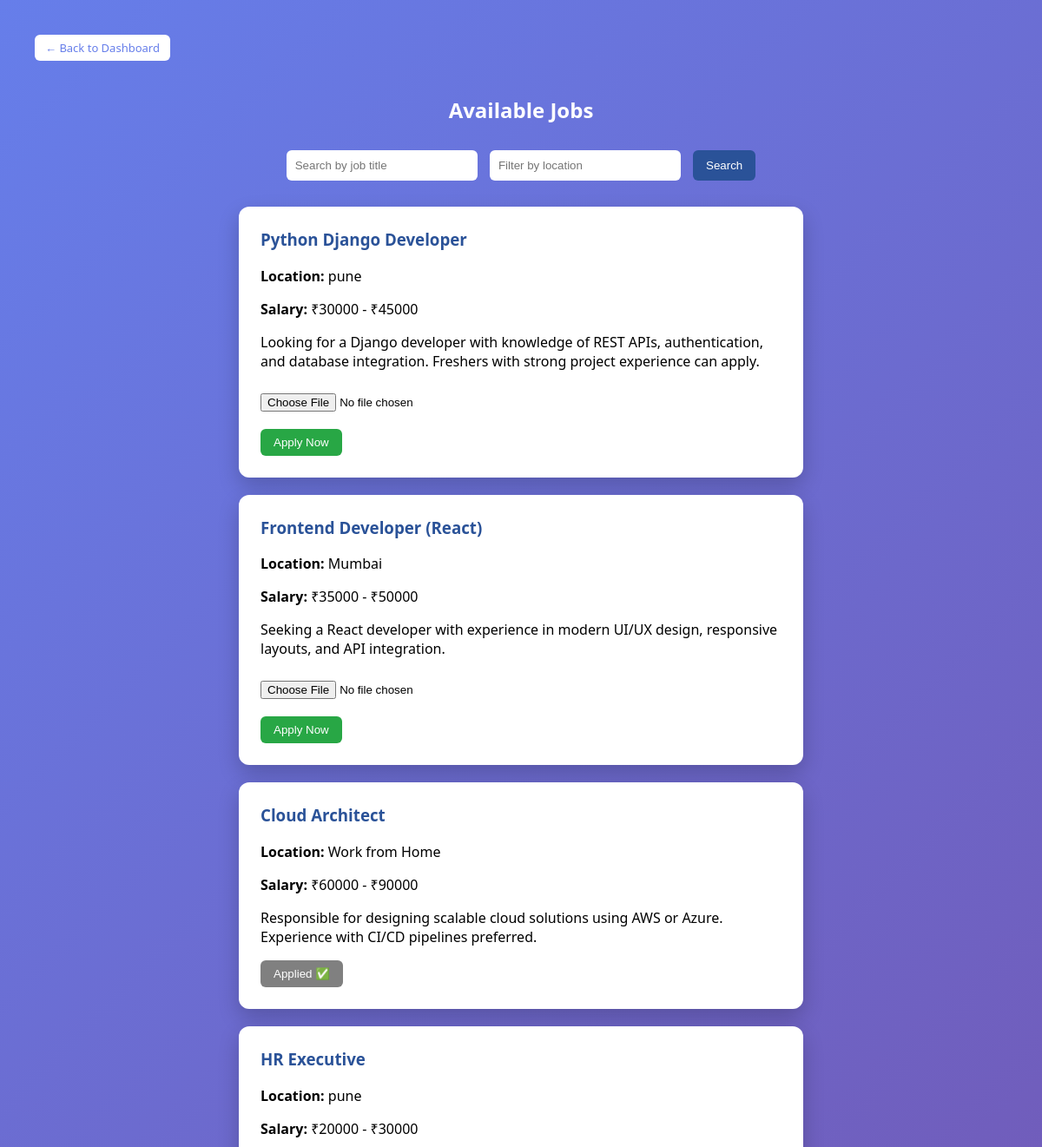
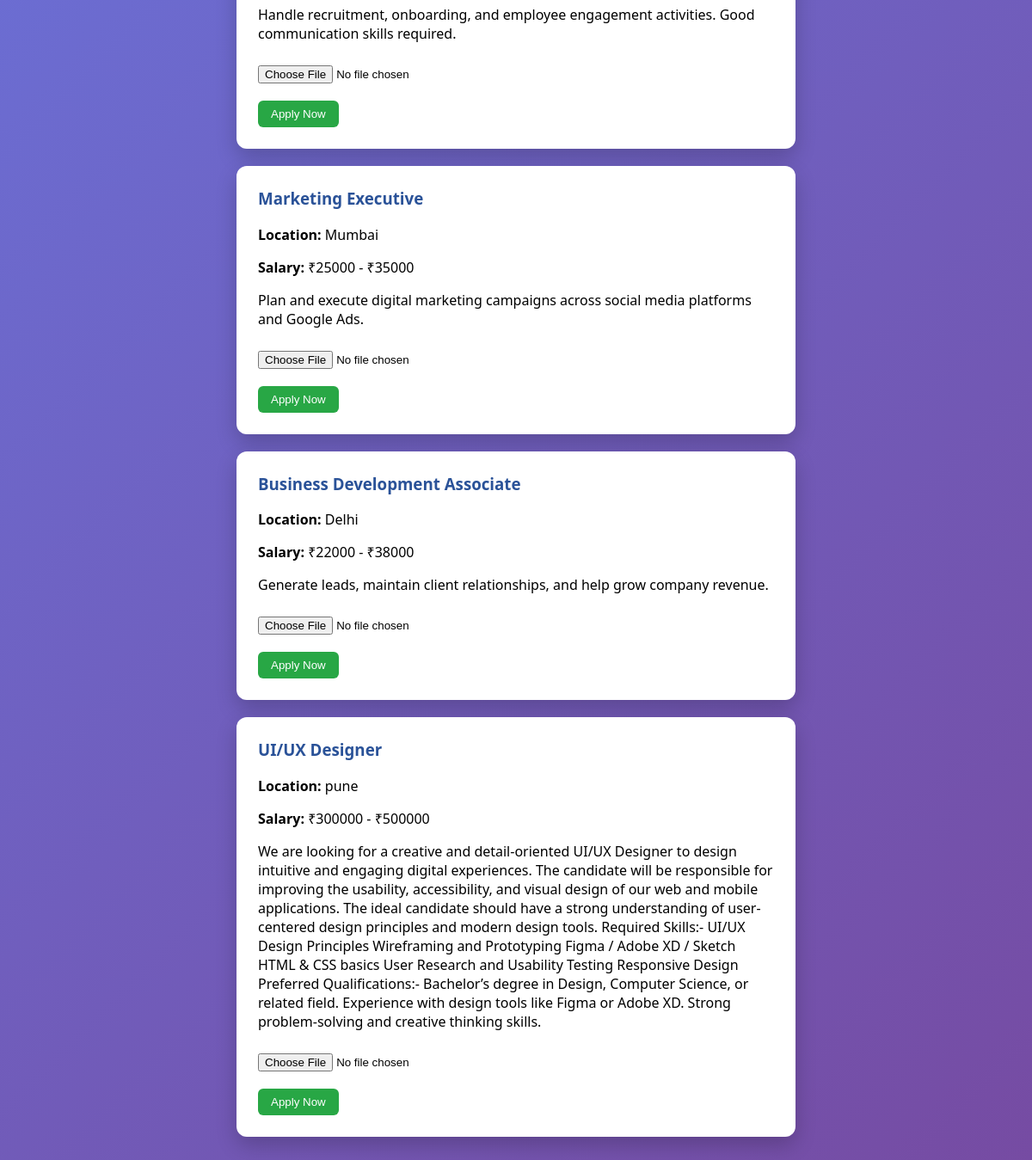
The page /view-jobs/ (signed in) on the database its author committed (2 pictures, top to bottom).
### jobs/models.py (models this page shows, shortened)
class Job(models.Model):
    company = models.ForeignKey(User, on_delete=models.CASCADE)
    title = models.CharField(max_length=200)
    description = models.TextField()
    salary_min = models.IntegerField()
    salary_max = models.IntegerField()
    location = models.CharField(max_length=100)
    created_at = models.DateTimeField(auto_now_add=True)

### accounts/views.py (the view)
# urls.py: path("view-jobs/", views.view_jobs, name="view_jobs"),
@login_required
def view_jobs(request):
    jobs = Job.objects.all()
    search_query = request.GET.get("search")
    location_filter = request.GET.get("location")
    if search_query:
        jobs = jobs.filter(title__icontains=search_query)
    if location_filter:
        jobs = jobs.filter(location__icontains=location_filter)
    applied_jobs = Application.objects.filter(
        candidate=request.user
    ).values_list("job_id", flat=True)
    return render(request, "accounts/view_jobs.html", {
        "jobs": jobs,
        "applied_jobs": applied_jobs
    })

### templates/accounts/view_jobs.html (shortened to what this page needs)
<!DOCTYPE html>
<html>
<head>
</head>
<body>
<a href="{% url 'candidate_dashboard' %}"
   style="
   background:white;
   color:#667eea;
   padding:6px 12px;
   border-radius:6px;
   text-decoration:none;
   font-size:13px;
   display:inline-block;
   margin-bottom:20px;
   ">
   ← Back to Dashboard
</a>
<h2>Available Jobs</h2>
<div class="search-box">
    <form method="GET">
        <input type="text" name="search" placeholder="Search by job title" value="{{ request.GET.search }}">
        <input type="text" name="location" placeholder="Filter by location" value="{{ request.GET.location }}">
        <button type="submit">Search</button>
    </form>
</div>
{% for job in jobs %}
<div class="job-card">
    <h3>{{ job.title }}</h3>
    <p><strong>Location:</strong> {{ job.location }}</p>
    <p><strong>Salary:</strong> ₹{{ job.salary_min }} - ₹{{ job.salary_max }}</p>
    <p>{{ job.description }}</p>
    {% if job.id in applied_jobs %}
        <button class="applied-btn" disabled>Applied ✅</button>
    {% else %}
        <form action="{% url 'apply_job' job.id %}"
              method="POST"
              enctype="multipart/form-data">
            <input type="file"
                   name="resume"
                   class="file-input"
                   required>
            <br>
            <button type="submit" class="apply-btn">Apply Now</button>
        </form>
    {% endif %}
</div>
{% empty %}
<p style="text-align:center; color:white;">No jobs available.</p>
{% endfor %}
</body>
</html>

### templates/accounts/view_jobs.html (style rules this page uses)
body { font-family: 'Segoe UI', sans-serif; margin: 0; padding: 40px; background: linear-gradient(135deg, #667eea, #764ba2); }
h2 { text-align: center; color: white; margin-bottom: 30px; }
.search-box { text-align: center; margin-bottom: 30px; }
.search-box input { padding: 10px; width: 200px; border-radius: 6px; border: none; margin-right: 10px; }
.search-box button { padding: 10px 15px; border: none; border-radius: 6px; background: #2a5298; color: white; cursor: pointer; }
.job-card { background: white; padding: 25px; border-radius: 12px; margin: 20px auto; max-width: 600px; box-shadow: 0 10px 25px rgba(0,0,0,0.2); transition: 0.3s ease; }
.job-card h3 { margin-top: 0; color: #2a5298; }
.apply-btn { background: #28a745; color: white; padding: 8px 15px; border: none; border-radius: 6px; cursor: pointer; margin-top: 10px; }
.applied-btn { background: gray; color: white; padding: 8px 15px; border-radius: 6px; border: none; }
.file-input { margin-top: 10px; margin-bottom: 10px; }

### rows shown on the page
Job: title "Python Django Developer", location "pune", salary_min "30000", salary_max "45000", description "Looking for a Django developer with knowledge of REST APIs, authentication, and database integration. Freshers with strong project experience can apply."
Job: title "Frontend Developer (React)", location "Mumbai", salary_min "35000", salary_max "50000", description "Seeking a React developer with experience in modern UI/UX design, responsive layouts, and API integration."
Job: title "Cloud Architect", location "Work from Home", salary_min "60000", salary_max "90000", description "Responsible for designing scalable cloud solutions using AWS or Azure. Experience with CI/CD pipelines preferred.", shows "Applied ✅"
Job: title "HR Executive", location "pune", salary_min "20000", salary_max "30000", description "Handle recruitment, onboarding, and employee engagement activities. Good communication skills required."
Job: title "Marketing Executive", location "Mumbai", salary_min "25000", salary_max "35000", description "Plan and execute digital marketing campaigns across social media platforms and Google Ads."
Job: title "Business Development Associate", location "Delhi", salary_min "22000", salary_max "38000", description "Generate leads, maintain client relationships, and help grow company revenue."
Job: title "UI/UX Designer", location "pune", salary_min "300000", salary_max "500000", description "We are looking for a creative and detail‑oriented UI/UX Designer to design intuitive and engaging digital experiences. The candidate will be responsible for improving the usability, accessibility, and visual design of our web and mobile applications. The ideal candidate should have a strong understanding of user-centered design principles and modern design tools. Required Skills:- UI/UX Design Principles Wireframing and Prototyping Figma / Adobe XD / Sketch HTML & CSS basics User Research and Usability Testing Responsive Design Preferred Qualifications:- Bachelor’s degree in Design, Computer Science, or related field. Experience with design tools like Figma or Adobe XD. Strong…"
